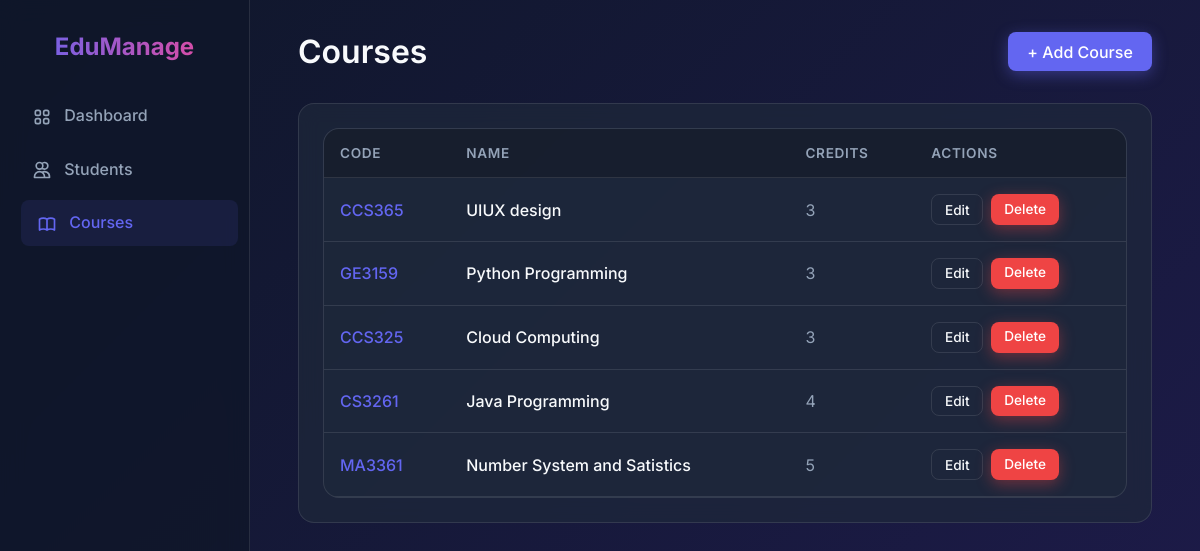
Page /courses/ on the committed database.
### students/models.py (models this page shows, shortened)
class Course(models.Model):
    name = models.CharField(max_length=100)
    code = models.CharField(max_length=20, unique=True)
    description = models.TextField(blank=True, null=True)
    credits = models.IntegerField(default=3)

### students/views.py (the view)
# urls.py: path('courses/', views.CourseListView.as_view(), name='course_list'),
class CourseListView(ListView):
    model = Course
    template_name = 'students/course_list.html'
    context_object_name = 'courses'

### templates/students/course_list.html (shortened to what this page needs)
{% extends 'base.html' %}
{% block content %}
<div class="header">
    <h1>Courses</h1>
    <a href="{% url 'course_create' %}" class="btn btn-primary">+ Add Course</a>
</div>
<div class="glass-card">
    <div class="table-container">
        <table>
            <thead>
                <tr>
                    <th>Code</th>
                    <th>Name</th>
                    <th>Credits</th>
                    <th>Actions</th>
                </tr>
            </thead>
            <tbody>
                {% for course in courses %}
                <tr>
                    <td style="font-weight: 500; color: var(--primary);">{{ course.code }}</td>
                    <td style="font-weight: 500;">{{ course.name }}</td>
                    <td style="color: var(--text-muted);">{{ course.credits }}</td>
                    <td>
                        <div class="actions">
                            <a href="{% url 'course_update' course.pk %}" class="btn btn-secondary" style="padding: 0.4rem 0.8rem; font-size: 0.85rem;">Edit</a>
                            <a href="{% url 'course_delete' course.pk %}" class="btn btn-danger" style="padding: 0.4rem 0.8rem; font-size: 0.85rem;">Delete</a>
                        </div>
                    </td>
                </tr>
                {% empty %}
                <tr>
                    <td colspan="4" style="text-align: center; color: var(--text-muted); padding: 2rem;">No courses found.</td>
                </tr>
                {% endfor %}
            </tbody>
        </table>
    </div>
</div>
{% endblock %}

### templates/base.html (shortened to what this page needs)
{% load static %}
<!DOCTYPE html>
<html lang="en">
<head>
    <link rel="stylesheet" href="{% static 'css/style.css' %}">
</head>
<body>
    <aside class="sidebar">
        <div class="brand">EduManage</div>
        <nav>
            <a href="{% url 'dashboard' %}" class="nav-link {% if request.resolver_match.url_name == 'dashboard' %}active{% endif %}">
                 Dashboard
            </a>
            <a href="{% url 'student_list' %}" class="nav-link {% if 'student' in request.resolver_match.url_name %}active{% endif %}">
                 Students
            </a>
            <a href="{% url 'course_list' %}" class="nav-link {% if 'course' in request.resolver_match.url_name %}active{% endif %}">
                 Courses
            </a>
        </nav>
    </aside>
    <main class="main-content">
        {% block content %}
        {% endblock %}
    </main>
</body>
</html>

### static/css/style.css (style rules this page uses)
:root { --primary: #6366f1; --primary-hover: #4f46e5; --secondary: #ec4899; --bg-color: #0f172a; --card-bg: rgba(30, 41, 59, 0.7); --text-main: #f8fafc; --text-muted: #94a3b8; --border-color: rgba(255, 255, 255, 0.1); }
* { margin: 0; padding: 0; box-sizing: border-box; }
body { font-family: 'Inter', sans-serif; background: linear-gradient(135deg, #0f172a 0%, #1e1b4b 100%); color: var(--text-main); min-height: 100vh; display: flex; }
.sidebar { width: 250px; background: rgba(15, 23, 42, 0.8); backdrop-filter: blur(12px); border-right: 1px solid var(--border-color); padding: 2rem 1rem; display: flex; flex-direction: column; }
.brand { font-size: 1.5rem; font-weight: 700; color: var(--text-main); margin-bottom: 2rem; text-align: center; background: linear-gradient(to right, var(--primary), var(--secondary)); -webkit-background-clip: text; -webkit-text-fill-color: transparent; }
.nav-link { display: block; padding: 0.75rem 1rem; color: var(--text-muted); text-decoration: none; border-radius: 0.5rem; margin-bottom: 0.5rem; transition: all 0.3s ease; font-weight: 500; }
.nav-link:hover, .nav-link.active { background: rgba(99, 102, 241, 0.1); color: var(--primary); transform: translateX(5px); }
.main-content { flex: 1; padding: 2rem 3rem; overflow-y: auto; }
.header { display: flex; justify-content: space-between; align-items: center; margin-bottom: 2rem; }
h1 { font-size: 2rem; font-weight: 600; }
.glass-card { background: var(--card-bg); backdrop-filter: blur(10px); border: 1px solid var(--border-color); border-radius: 1rem; padding: 1.5rem; transition: transform 0.3s ease, box-shadow 0.3s ease; }
.btn { display: inline-block; padding: 0.6rem 1.2rem; border-radius: 0.5rem; font-weight: 500; text-decoration: none; transition: all 0.3s ease; cursor: pointer; border: none; }
.btn-primary { background: var(--primary); color: white; box-shadow: 0 4px 15px rgba(99, 102, 241, 0.4); }
.btn-danger { background: #ef4444; color: white; box-shadow: 0 4px 15px rgba(239, 68, 68, 0.4); }
.btn-secondary { background: transparent; color: var(--text-main); border: 1px solid var(--border-color); }
.table-container { background: var(--card-bg); border-radius: 1rem; border: 1px solid var(--border-color); overflow: hidden; }
table { width: 100%; border-collapse: collapse; }
th, td { padding: 1rem; text-align: left; border-bottom: 1px solid var(--border-color); }
th { background: rgba(0, 0, 0, 0.2); font-weight: 600; color: var(--text-muted); text-transform: uppercase; font-size: 0.85rem; letter-spacing: 0.05em; }
.actions { display: flex; gap: 0.5rem; }

### rows in the picture
Course: code "CCS365", name "UIUX design", credits "3"
Course: code "GE3159", name "Python Programming", credits "3"
Course: code "CCS325", name "Cloud Computing", credits "3"
Course: code "CS3261", name "Java Programming", credits "4"
Course: code "MA3361", name "Number System and Satistics", credits "5"
